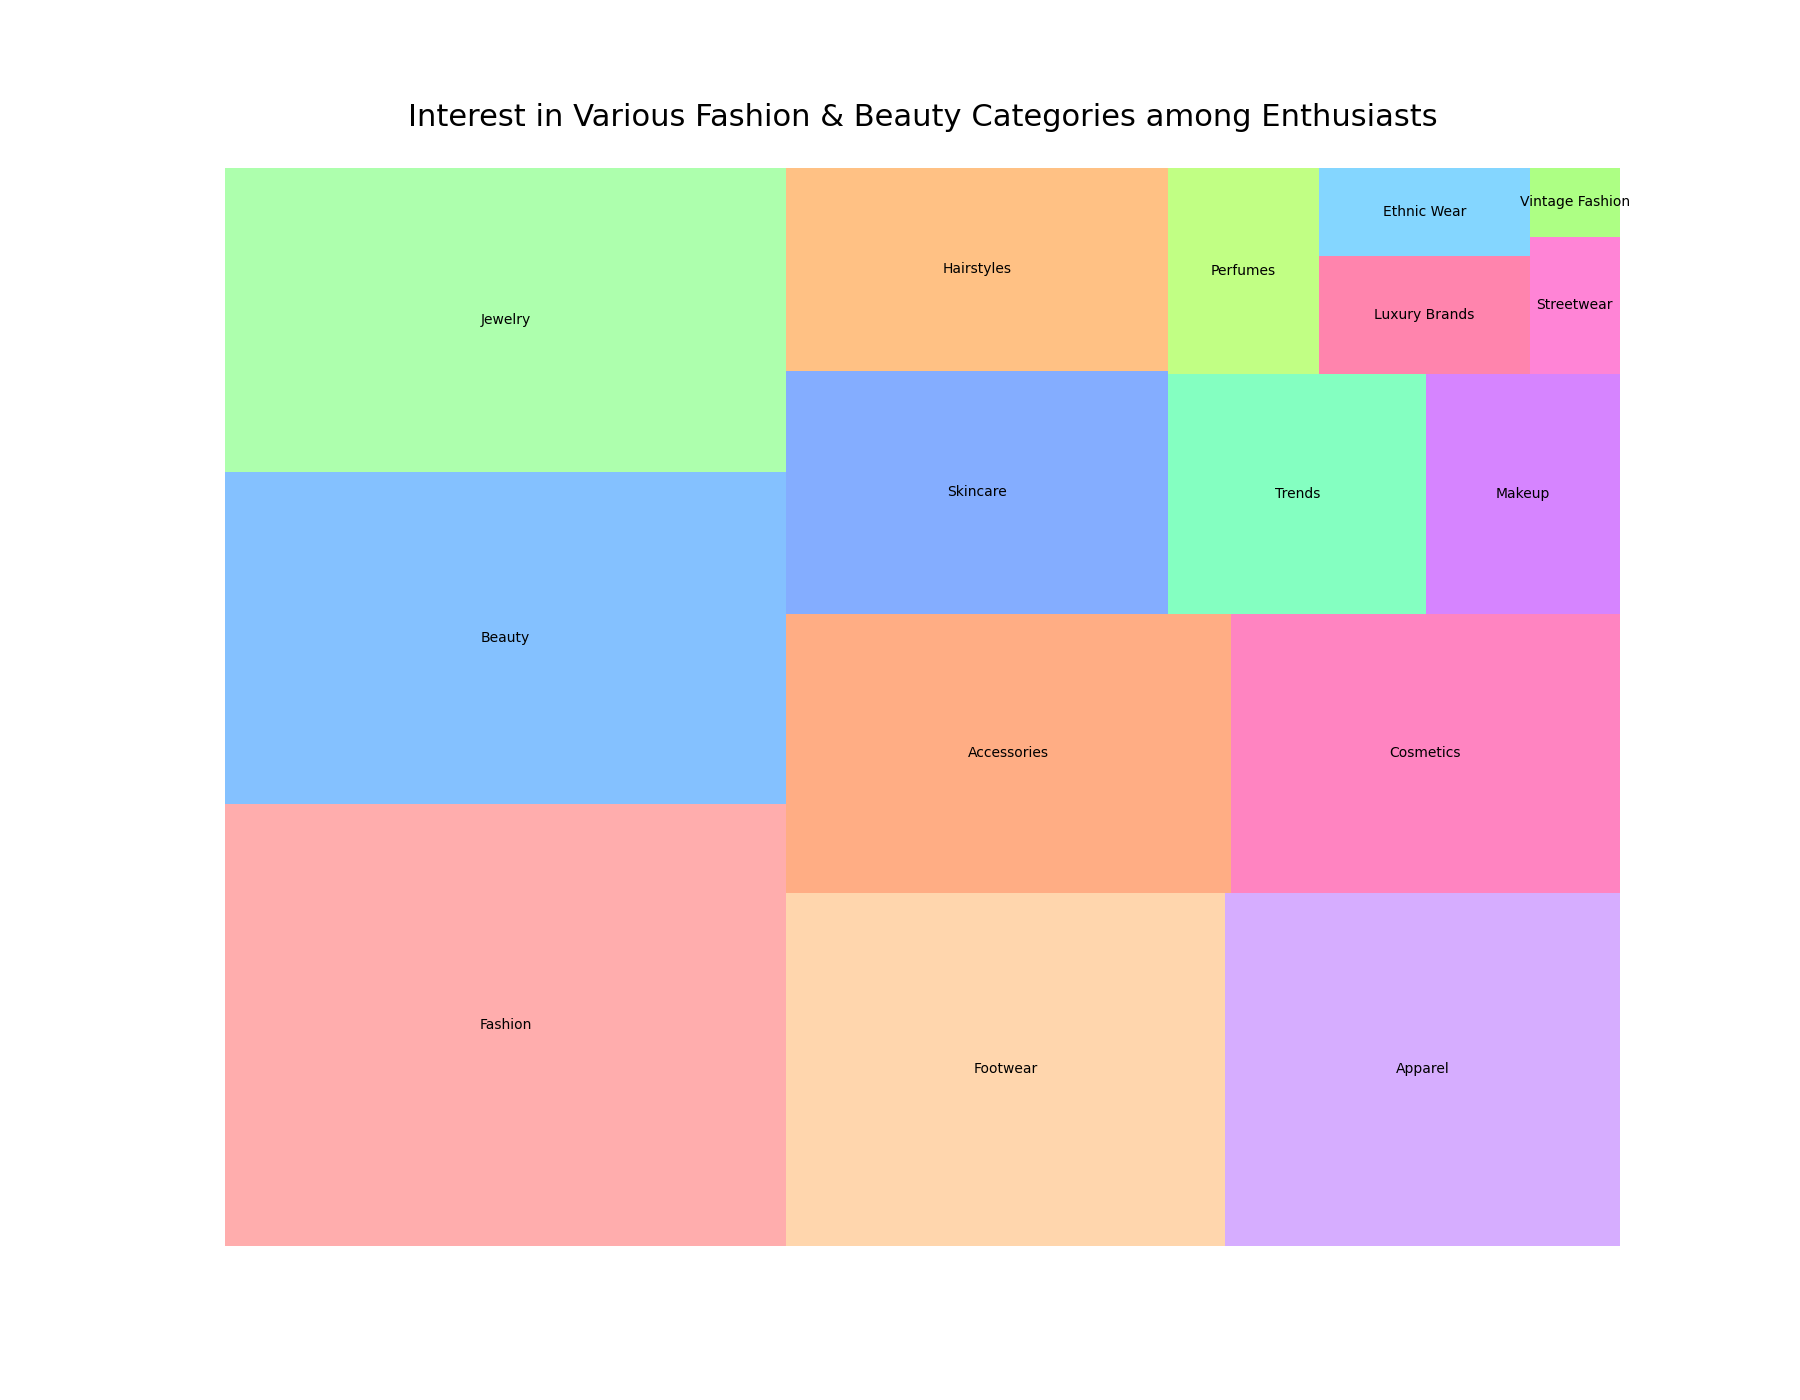

Write Python code to recreate this figure.

import matplotlib.pyplot as plt
import pandas as pd
import squarify

# Data for the treemap
data = {
    'Category': ['Fashion', 'Beauty', 'Jewelry', 'Footwear', 'Apparel', 'Accessories', 
                 'Cosmetics', 'Skincare', 'Hairstyles', 'Trends', 'Makeup', 'Perfumes', 
                 'Luxury Brands', 'Ethnic Wear', 'Streetwear', 'Vintage Fashion'],
    'Interest': [800, 600, 550, 500, 450, 400, 350, 300, 250, 200, 150, 100, 80, 60, 40, 20],
    'Percentage': [0.20, 0.15, 0.1375, 0.125, 0.1125, 0.10, 0.0875, 0.075, 0.0625, 0.05, 
                   0.0375, 0.025, 0.02, 0.015, 0.01, 0.005]
}

# Convert the data to a DataFrame
df = pd.DataFrame(data)

# Define color list
colors = ['#FF9999', '#66B2FF', '#99FF99', '#FFCC99', '#CC99FF', '#FF9966', 
          '#FF66B2', '#6699FF', '#FFB266', '#66FFB2', '#CC66FF', '#B2FF66', 
          '#FF6699', '#66CCFF', '#FF66CC', '#99FF66']

# Plot the Treemap
plt.figure(figsize=(18, 14))
squarify.plot(sizes=df['Percentage'], label=df['Category'], color=colors, alpha=0.8)
plt.title('Interest in Various Fashion & Beauty Categories among Enthusiasts', fontsize=22, pad=30)
plt.axis('off')
plt.show()
